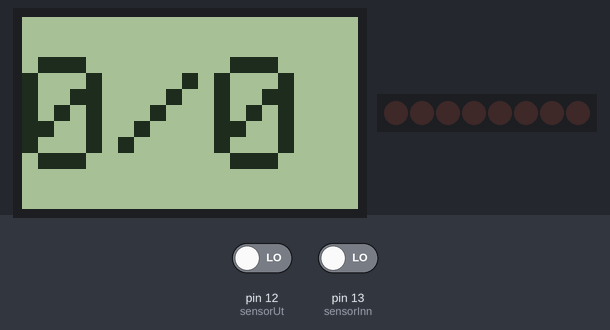
The sketch below on a simulated Arduino Uno, built with avr-gcc and run on an emulated ATmega328P. On the bench: 84×48 one-colour display, 8 shift-register outputs drawn as a row of LEDs (first output left, lit = HIGH). The test bench sets the inputs (shaded band); at power-on: pin 12 (sensorUt) LOW, pin 13 (sensorInn) LOW. What the sketch prints to the serial monitor is not drawn.

Above: at 11.2 s.
11.3 s: pin 12 (sensorUt) driven HIGH
12.9 s: pin 13 (sensorInn) driven HIGH
At 13.45 s:
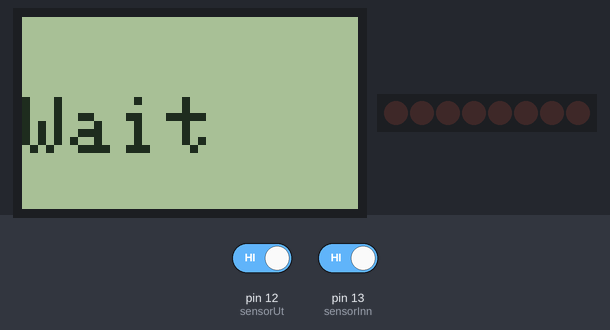
At 13.87 s:
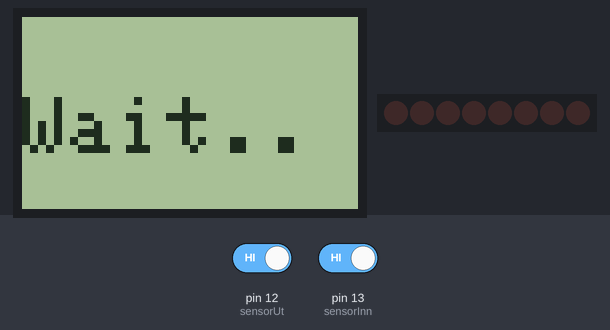
Timing chart, 0 to 15.9 s (numbered marks = the images above; inputs shaded):
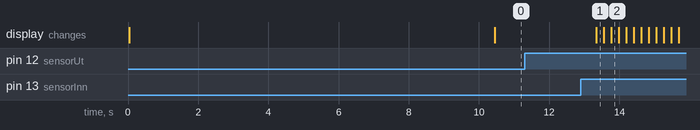

The sketch:

sensorkode.ino
```cpp
//DISPLAY
#include <SPI.h>
#include <Adafruit_GFX.h>
#include <Adafruit_PCD8544.h>
#include <String.h>
#define PIN_CLK  7
#define PIN_CE 10
#define PIN_DIN 8
#define PIN_DC   9
#define PIN_RST  11

// Adafruit_PCD8544(CLK,DIN,D/C,CE,RST);
Adafruit_PCD8544 display = Adafruit_PCD8544(PIN_CLK, PIN_DIN, PIN_DC, PIN_CE, PIN_RST);

//Shift register 1 pins
int LATCH_PIN = 5;      // Latch pin of 74HC595 er koblet til digital pinne 5
int CLOCK_PIN = 6;      // Clock pin of 74HC595 er koblet til digital pinne 6
int DATA_PIN = 4;      // Data pin of 74HC595 er koblet til digital pinne 4

//hvilke lys som er på og hvilke av, hver bit representerer en output-pin i shiftregisteret
byte register1 = 00000000;
//array over alle shiftregisterene i bruk
byte registre[] = {register1};
int registerIndeks = 0;
int antRegistre = 1;

int sensorInn = 13; // Pir bevegelsessensor koblet til pinne 13
int sensorUt = 12;
int ledIndeks = 0;
int antallNaa = 0;
int innMillis = 0;
int utMillis = 0;
boolean sensorInnTrigget = false;
boolean sensor2Trigget = false;

int totaltAntBesokende = 0;

void setup() {

//shift reg nr 1
pinMode(LATCH_PIN, OUTPUT);
pinMode(DATA_PIN, OUTPUT);
pinMode(CLOCK_PIN, OUTPUT);

  //Oppsett av sensorene
  pinMode(sensorInn, INPUT);
  pinMode(sensorUt, INPUT);
  Serial.begin(9600);
  Serial.print("Program start");

	display.begin();
	display.setContrast(57); // 57 setter sterkest farge

  updateShiftRegister();

  delay(10000);
  Serial.println("FERDIG MED KALIBRERING");
}

void loop() {

  delay(200);
  sjekkSensorer(); // Sjekker om baade sensor 1 eller sensor 2 har blitt aktivert
  settAntallLys(); // Hvis begge sensorene har blitt aktivert oeker eller reduseres antall lys i kongehuset

  Serial.println(antallNaa);
  Serial.println("totalt: ");
  Serial.println(totaltAntBesokende);
  Serial.println("Naa: ");

  visStatus(); // Skriver ut [naavaerende antall] / [totalt antall] besokende paa skjermen
}

void sjekkSensorer(){
  // Setter tilsvarende booleans lik true dersom sensoren er trigget
  // innMillis registrerer naar den ble trigget for aa vite hvilken som ble trigget forst

  if (digitalRead(sensorInn) == HIGH && !sensorInnTrigget) {
       innMillis = millis();
       sensorInnTrigget = true;
      Serial.println("Motion Detected led 1");
  }
  if (digitalRead(sensorInn) == LOW) {
    sensorInnTrigget = false;
    innMillis = 0;
  }


  if(digitalRead(sensorUt) == HIGH && !sensor2Trigget) {
       utMillis = millis();
       sensor2Trigget = true;
    Serial.println("Motion Detected led 2");
  }
  if (digitalRead(sensorUt) == LOW) {
    sensor2Trigget = false;
    utMillis = 0;
  }
}

void settAntallLys(){
  // Dersom begge senorene har blitt trigget sjekkes det hvilken som ble trigget forst
  // dette viser om personen kom eller dro

  if (sensorInnTrigget && sensor2Trigget) {
    //dersom innMillis < utMillis har noen kommet inn. Gaar bare inn i kodeblokk om ikke alle lysene allerede er paa
    if(innMillis < utMillis && (registerIndeks < antRegistre && ledIndeks <= 7)) {
      Serial.println("SKAL LEGGE TIL LYS");
      bitSet(registre[registerIndeks], ledIndeks);
      updateShiftRegister();
      ledIndeks++;
      antallNaa++;
      totaltAntBesokende++;
      //når man når det åttende lyset på et shiftregister går man videre til neste shiftregister sitt forste lys
      if (ledIndeks > 7) {
        if (registerIndeks < antRegistre - 1) {
          ledIndeks = 0;
          registerIndeks++;
        }
      }


    }

    // Dersom innMillis > utMillis har noen gått ut. Gaar bare inn i kodeblokk om man ikke er paa register 0 og indeks 0 samtidig
    else if (innMillis > utMillis && (registerIndeks > 0 || ledIndeks > 0)){
      if(ledIndeks == 0 && registerIndeks > 0) {
        ledIndeks = 7;
        //biten (i byten til det gjeldende shiftregistret) som styrer det sist tente lyset settes til 0
        bitClear(registre[--registerIndeks], ledIndeks);
        updateShiftRegister();

      }
      else{
          bitClear(registre[registerIndeks], --ledIndeks);
          updateShiftRegister();
          antallNaa--;
      }


    }

    ventSkjerm(); // Loading-screen for skjermen mens vi venter paa sensorenes cooldown

  }
}


void ventSkjerm() {
  //skriver 'wait...' på skjermen med en dynamisk skrift, så lenge sensorene er i cooldown-modus
  String wait[] = {"Wait", "Wait.", "Wait..", "Wait..."};
  int waitledIndeks = 0;
  while(digitalRead(sensorUt) == HIGH || digitalRead(sensorInn) == HIGH){

      delay(200);
      display.clearDisplay();
      display.setRotation(2);
      display.setTextSize(2);
      display.setTextColor(BLACK);
      display.setCursor(0,20);
      display.println(wait[waitledIndeks]);
      waitledIndeks++;
      if(waitledIndeks > 3){
        waitledIndeks = 0;
      }
      display.display();
      Serial.println("Venter paa at begge sensorene blir inaktive ...");

      //nullstiller alle gjeldende variabler og fortsetter videre når begge sensorene er ferdige med cooldown
      if(digitalRead(sensorUt) == LOW && digitalRead(sensorInn) == LOW){
        sensorInnTrigget = false;
        innMillis = 0;
        sensor2Trigget = false;
        utMillis = 0;
        break;
      }
    }
}

//faar de gjeldende tallene for navarende besøkende og totalt antall til å vises på skjermen
void visStatus() {
  delay(200);
  display.clearDisplay();
  display.setRotation(2);
  display.setTextSize(4);
	display.setTextColor(BLACK);
	display.setCursor(0,10);
  display.print(String(antallNaa) + "/" + String(totaltAntBesokende));
  display.display();
}


  /*
 * updateShiftRegister() - Denne funksjonen setter latchPin til lav,
   deretter kaller den Arduino-funksjonen 'shiftOut' for å skifte ut innholdet i variabelen 'leds' i skiftregisteret
   før den setter 'latchPin' til høy igjen.

   Akkurat denne metoden er tatt fra arduino.cc, tilpasset våre behov blant annet ved å endre argumentene fra LSBFIRST til MSBFIRST
 */

  void updateShiftRegister()
{
   digitalWrite(LATCH_PIN, LOW);
   shiftOut(DATA_PIN, CLOCK_PIN, MSBFIRST, registre[registerIndeks]);
   digitalWrite(LATCH_PIN, HIGH);
}
```

Measured:
- after the input at 11.3 s, every drawn part: stays the same
- after the input at 12.9 s, the display: changes after 0.44 s (image 1)
